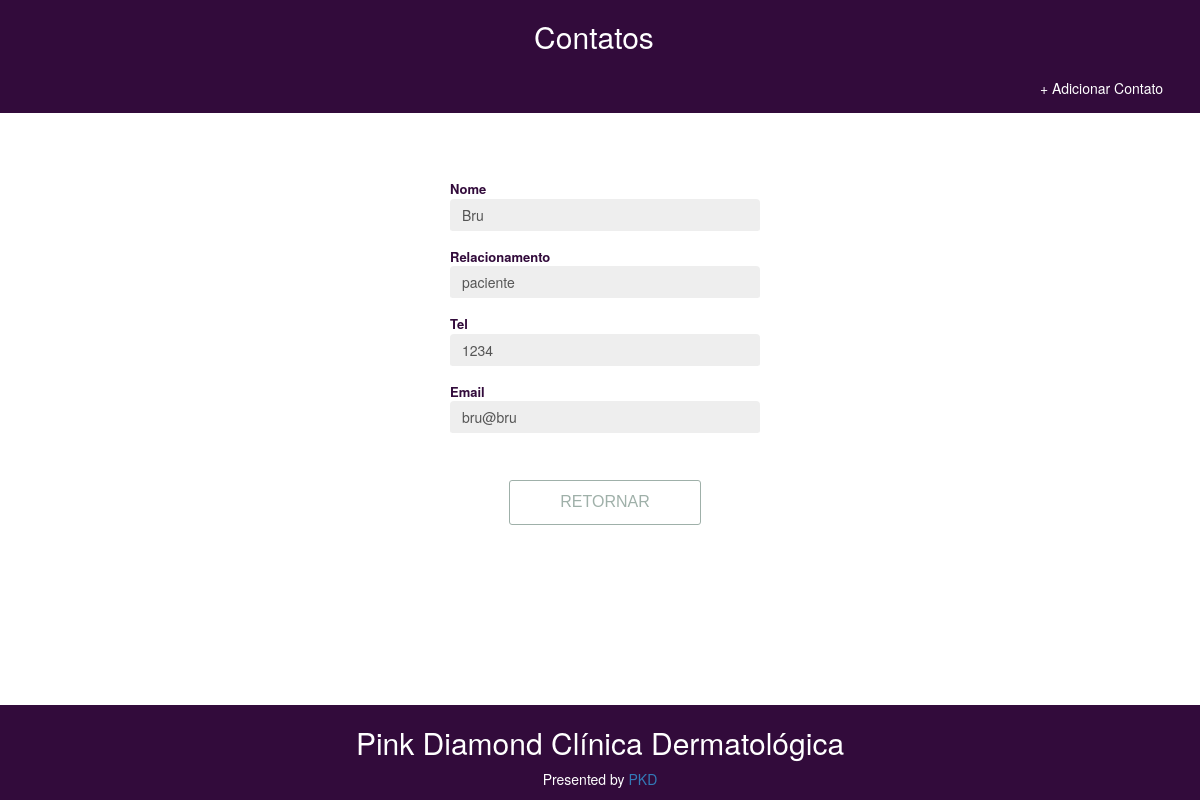
Before: /detail/7/ with the older database file.
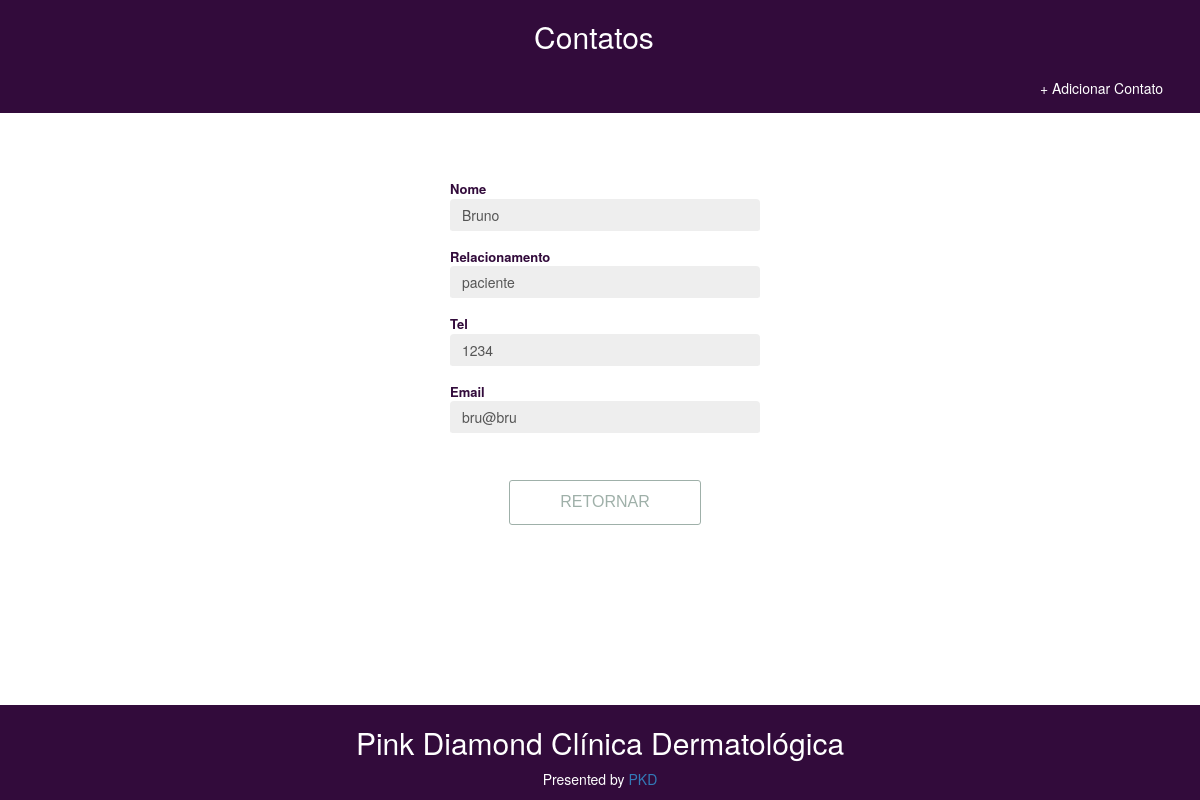
After: the same page with the newer database file.
### mycontacts/models/Contact.py (models this page shows)
class Contact(models.Model):
    name = models.CharField(max_length=200)
    relation = models.CharField(max_length=200)
    phone = models.CharField(max_length=200)
    email = models.CharField(max_length=200)

### mycontacts/views.py (the view)
# urls.py: path('detail/<int:detail_id>/', views.ContactDetailView, name="detail"),
def ContactDetailView(request, detail_id):
    data = get_object_or_404(Contact, pk=detail_id)
    context = {
      "data":data
    }
    return render(request, "mycontacts/view.html", context)

### mycontacts/templates/mycontacts/view.html (shortened to what this page needs)
{% extends 'mycontacts/background.html' %}
{% load static %}
{% block content %}
  <div class="container-add">
    <div class="col-xs-4 col-sm-4 col-md-4 col-lg-4 col-xs-offset-3">
      <form id="add-contact-form" class="form" action="#" method="POST" role="form">
              <div class="form-group">
                  <label class="form-label">Nome</label>
                  <input disabled="True" type="text" class="form-control" id="name" name="name" placeholder="Name" tabindex="1" value="{{data.name}}">
              </div>
              <div class="form-group">
                  <label class="form-label">Relacionamento</label>
                  <input disabled="True" type="text" class="form-control" id="relation" name="relation" placeholder="Relation" tabindex="2" value="{{data.relation}}" >
              </div>
              <div class="form-group">
                  <label class="form-label">Tel</label>
                  <input disabled="True" type="text" class="form-control" id="phone" name="phone" placeholder="Phone" tabindex="3" value="{{data.phone}}">
              </div>
              <div class="form-group">
                  <label class="form-label" for="email">Email</label>
                  <input disabled="True" type="text" class="form-control" id="email" name="email" placeholder="Email" tabindex="4" value="{{data.email}}">
              </div>
              <div class="text-center">
                <a class ="btn" href="{% url 'home'%}">Retornar</a>
              </div>
            </form>
      </div>
  </div>
{% endblock content %}

### mycontacts/templates/mycontacts/background.html (shortened to what this page needs)
{% load static %}
<!DOCTYPE HTML>
<html lang="en-US">
<head>
    <link rel="stylesheet" href="https://maxcdn.bootstrapcdn.com/bootstrap/3.3.5/css/bootstrap.min.css">
    <link rel="stylesheet" href="https://maxcdn.bootstrapcdn.com/bootstrap/3.3.5/css/bootstrap-theme.min.css">
    <link rel="stylesheet" href="{% static 'css/show.css' %}">
    <link rel="stylesheet" href="{% static 'css/add.css' %}">
</head>
<body>
    <div class="header">
        <h2><a href="/">Contatos</a></h2>
        <div class="pull-right">
		    <a href="/add">+ Adicionar Contato</a>
		</div>
    </div>
    <div class="body">
            {% block content %}
    </div>
    <div class="footer">
        <h2>Pink Diamond Clínica Dermatológica</h2>
        <p>Presented by <a href="https://www.facebook.com/denffer18">PKD</a></p>
    </div>
</body>
</html>

### mycontacts/static/css/show.css (style rules this page uses)
html { height: 100%; }
body { position: relative; margin: 0; min-height: 100%; }
.footer { color:white; text-align: center; padding: 0.5px; width: 100%; height: 95px; background-color: #320b3b; position: absolute; right: 0; bottom: 0; left: 0; }
.header { color:white; background-color: #320b3b; width: 100%; position:fixed; text-align: center; transition: top .2s ease-in; }
.header a { text-decoration:none; display:block; color:white; background: url(image url) center center no-repeat; margin-right: 12px; padding: 15px 25px; }
.header h2 a { text-decoration:none; color:white; padding: 0px 0px; }

### mycontacts/static/css/add.css (style rules this page uses)
.container-add { padding-top: 15%; padding-left: 15%; }
.form-label { font-size: 13px; color: #320b3b; margin: 0; display: block; opacity: 1; -webkit-transition: .333s ease top, .333s ease opacity; transition: .333s ease top, .333s ease opacity; }
.form-control { border-radius: 10; border-color: #fff; border-width: 0 0 2px 0; border-style: none none solid none; box-shadow: none; }
.btn { background: 0 0 #ffffff; border: 1px solid #9FB0A9; border-radius: 3px; color: #9FB0A9; font-family: "Raleway", sans-serif; font-size: 16px; line-height: inherit; margin: 30px 0; padding: 10px 50px; text-transform: uppercase; transition: all 0.25s ease 0s; }

Changed rows visible on the page:
changed Contact "paciente": name "Bru" → "Bruno"
